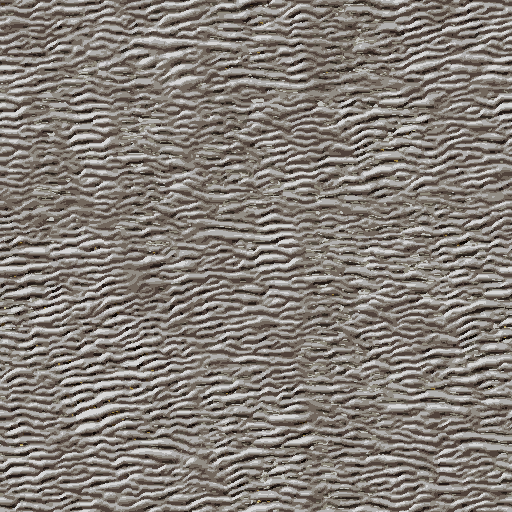
#> input picture art/lowpix/world_arch/tex/src/aerial_beach_01.png, 512 x 512 px, given in place of concrete_wall_003.png, which was not available
$ python make_tex.py
#> lines starting #> are read from the running program, lines starting #| are printed output that depends on the picture; after the words box and inside, x2 and y2 are one past the last pixel; in counts of white or black regions, pixels touching at a corner belong together
"""Tiling surface textures for the town and the garage, at ~128 px/m (the game's architecture density), from CC0 Poly
Haven photos stylised by lowpix (`python3 -m lowpix photo polyhaven:<id> --style pixel-hd --size N -o src/<id>.png`,
src/ holds those outputs). This step cleans them (stray palette specks), sets their colour and contrast, and writes
public/textures/lowpix/world_arch/<name>.png:
  asphalt (4 m tile), concrete (kerbs, strips, aprons, 4 m), park_ground (masa-do, 4 m), sand (sandbox, 4 m), paving (plaza slabs, 4 m),
  cblock (concrete-block walls, 4 m), plywood (3.64 x 3.64 m: eight 91 x 182 cm sheets, each with its own grain shift and tone, seams and nail rows),
  detail_paint / detail_metal / detail_wood (2 m, neutral grey, mean 0.85: multiplied by a material's colour and
  vertex tint, so the town's plain painted, metal and wooden parts get real surface detail instead of a flat colour).
Run: python3 art/lowpix/world_arch/tex/make_tex.py
"""
import os

import numpy as np
from PIL import Image, ImageFilter

HERE = os.path.dirname(os.path.abspath(__file__))
SRC = os.path.join(HERE, 'src')
OUT = os.path.abspath(os.path.join(HERE, '..', '..', '..', '..', 'public', 'textures', 'lowpix', 'world_arch'))
os.makedirs(OUT, exist_ok=True)


def load(name):
#> called with name = 'concrete_wall_003'
    return np.asarray(Image.open(os.path.join(SRC, name + '.png')).convert('RGB')).astype(np.float32) / 255.0


def despeckle(a, sat_max=0.35):
    """Replace isolated saturated specks (palette artefacts: yellow / orange dots) with the 3x3 median."""
#> called with sat_max = 0.35
    mx, mn = a.max(2), a.min(2)
    sat = (mx - mn) / np.maximum(mx, 1e-3)
    med = np.asarray(Image.fromarray((a * 255).astype(np.uint8)).filter(ImageFilter.MedianFilter(3))).astype(np.float32) / 255
    msat = np.median(sat)
#> msat = 0.089
    bad = sat > max(sat_max, msat + 0.25)
#> bad: shape (512, 512) bool; 2% white in thin lines or dots
    a = a.copy()
    a[bad] = med[bad]
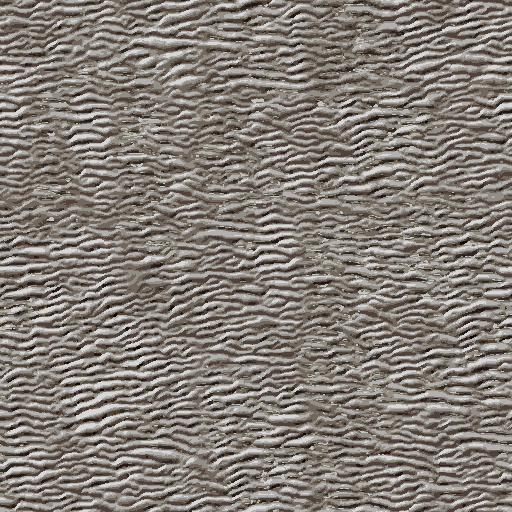
#> a: shape (512, 512, 3) float32; mean of channels 0, 1, 2 0.52, 0.495, 0.47; drawn as R, G, B
    return a


def grade(a, contrast=1.0, gain=(1, 1, 1), mean=None, sat=1.0):
#> called with contrast = 0.32, gain = (1, 0.99, 0.95), mean = 0.6, sat = 0.25
    m = a.reshape(-1, 3).mean(0)
#> m = [0.52, 0.495, 0.47]
    a = m + (a - m) * contrast
    if sat != 1.0:
        L = a.mean(2, keepdims=True)
        a = L + (a - L) * sat
    a = a * np.array(gain, np.float32)
    if mean is not None:
        a = a * (mean / max(1e-3, a.mean()))
    return np.clip(a, 0, 1)


def neutral(a, contrast=0.06, mean=0.85):
    """Luminance only, normalised: mean 0.85, standard deviation `contrast` (so every detail map has the same strength)."""
    L = a.mean(2)
    L = mean + (L - L.mean()) / max(1e-3, L.std()) * contrast
    return np.clip(np.stack([L, L, L], 2), 0, 1)


def save(a, name, size=None):
    im = Image.fromarray((a * 255 + 0.5).astype(np.uint8))
    if size:
        im = im.resize(size, Image.NEAREST)
    im = im.quantize(256, dither=Image.Dither.NONE).convert('RGB')
    im.save(os.path.join(OUT, name + '.png'), optimize=True)
    print(name, im.size)


def plywood():
    """Eight 3x6 sheets (91 x 182 cm) on a 468 x 466 px tile (128 px/m), each cut from a different place in the grain
    photo with its own tone, a dark seam between sheets and a faint row of nail heads along the edges."""
    src = np.ascontiguousarray(np.rot90(load('plywood')))  # face grain runs up the sheet
    H, W = src.shape[:2]
    pw, ph = 117, 233
    tile = np.zeros((2 * ph, 4 * pw, 3), np.float32)
    rng = np.random.default_rng(1999)
    for j in range(2):
        for i in range(4):
            ox, oy = rng.integers(0, W - pw), rng.integers(0, H - ph)
            sheet = src[oy:oy + ph, ox:ox + pw].copy()
            if rng.random() < 0.5:
                sheet = sheet[:, ::-1]
            k = rng.uniform(-0.04, 0.04)
            # light lauan / birch ply: the photo's grain kept faint, pulled to a pale warm tan
            sheet = grade(sheet, contrast=0.3, sat=0.55, mean=0.66)
            sheet = sheet * np.array([1.08 + k, 0.98, 0.8 - k], np.float32)
            sheet *= rng.uniform(0.95, 1.04)
            # the seam: a dark line on the left and top edge, a lit line just inside it
            sheet[:, 0] *= 0.55
            sheet[0, :] *= 0.55
            sheet[:, 1] *= 1.08
            sheet[1, :] *= 1.08
            for y in range(12, ph - 6, 19):  # nail heads down both long edges
                for x in (4, pw - 5):
                    sheet[y, x] *= 0.62
                    sheet[y - 1, x] *= 1.1
            tile[j * ph:(j + 1) * ph, i * pw:(i + 1) * pw] = sheet
    return np.clip(tile, 0, 1)


def cblock():
    """Japanese concrete-block wall (コンクリートブロック塀): 40 x 20 cm blocks in stretcher bond on a 4 m tile (512 px),
    each block its own tone, struck mortar joints with a lit lower lip, efflorescence and rain streaks."""
    base = grade(despeckle(load('concrete_wall_003')), contrast=0.32, gain=(1.0, 0.99, 0.95), mean=0.6, sat=0.25)
    H, W = base.shape[:2]
#> H = 512; W = 512
    out = base.copy()
    rng = np.random.default_rng(1964)
    rows = 20
    for r in range(rows):
        y0, y1 = int(r * H / rows), int((r + 1) * H / rows)
        off = 0.5 if r % 2 else 0.0
        for c in range(-1, 11):
            x0, x1 = int((c + off) * W / 10), int((c + 1 + off) * W / 10)
            xa, xb = max(0, x0), min(W, x1)
            if xb <= xa:
                continue
            out[y0:y1, xa:xb] *= rng.uniform(0.9, 1.08)
        out[y0, :] *= 0.62            # bed joint
        out[min(H - 1, y0 + 1), :] *= 0.85
        out[max(0, y1 - 1), :] *= 1.08  # the lit lower edge of the block above
        for c in range(11):
            x = int((c + off) * W / 10) % W
            out[y0:y1, x] *= 0.62     # head joints
            out[y0:y1, (x + 1) % W] *= 1.06
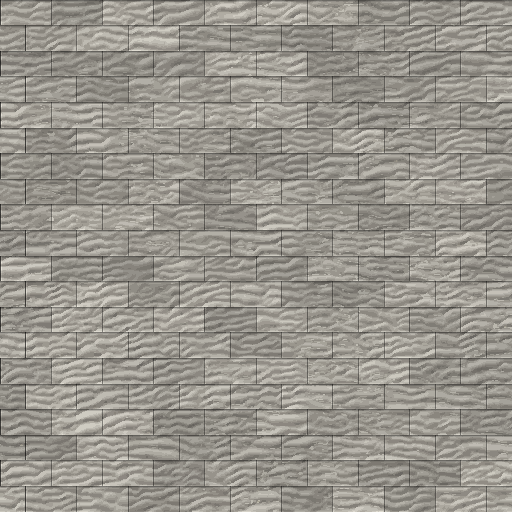
#> out: shape (512, 512, 3) float32; mean of channels 0, 1, 2 0.6, 0.586, 0.555; drawn as R, G, B
    for _ in range(14):               # efflorescence / rain streaks running down from the joints
        x, y, L = rng.integers(0, W), rng.integers(0, H), rng.integers(20, 120)
        out[y:min(H, y + L), x:x + 2] *= rng.choice([0.85, 1.12])
#> out: shape (512, 512, 3) float32; 0.73% of pixels changed, all inside (x1, y1, x2, y2) = (54, 23, 416, 479)
    return np.clip(out, 0, 1)


def main():
    save(cblock(), 'cblock')
#| cblock (512, 512)
    save(grade(despeckle(load('asphalt_01')), contrast=0.8, gain=(0.97, 0.98, 1.02), mean=0.33, sat=0.35), 'asphalt')
#> call 2 of load, with name = 'asphalt_01'
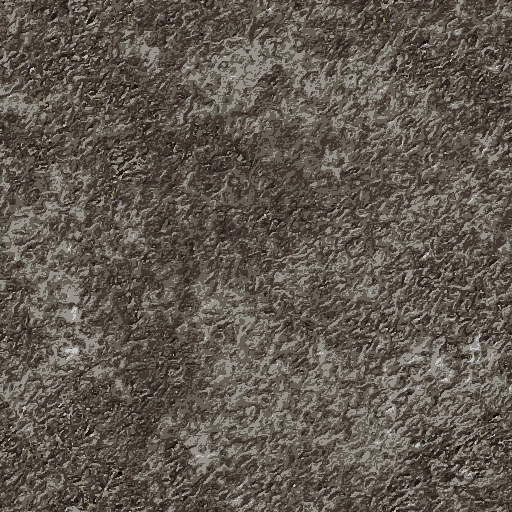
#> input picture art/lowpix/world_arch/tex/src/asphalt_01.png, 512 x 512 px
#> call 2 of despeckle, with sat_max = 0.35
#> in despeckle (call 2), `msat = np.median(sat)`: msat = 0.176
#> in despeckle (call 2), `bad = sat > max(sat_max, msat + 0.25)`:
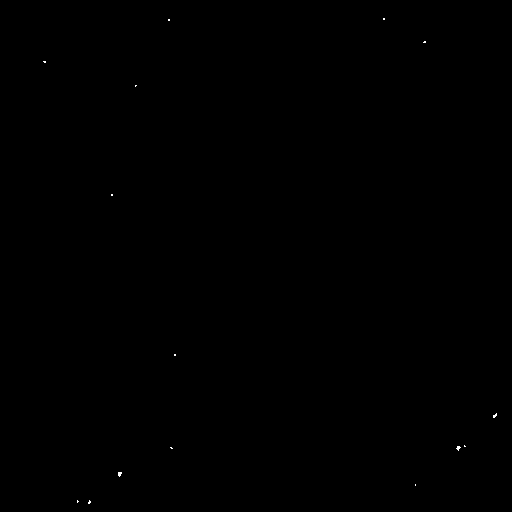
#> bad: shape (512, 512) bool; 0.03% white in thin lines or dots, all inside (x1, y1, x2, y2) = (43, 18, 497, 504)
#> in despeckle (call 2), `a[bad] = med[bad]`: a: shape (512, 512, 3) float32; mean of channels 0, 1, 2 0.376, 0.348, 0.314
#| asphalt (512, 512)
    save(grade(despeckle(load('rocky_trail_02')), contrast=0.7, gain=(1.08, 1.02, 0.92), mean=0.56, sat=0.8), 'park_ground')
#> call 3 of load, with name = 'rocky_trail_02'
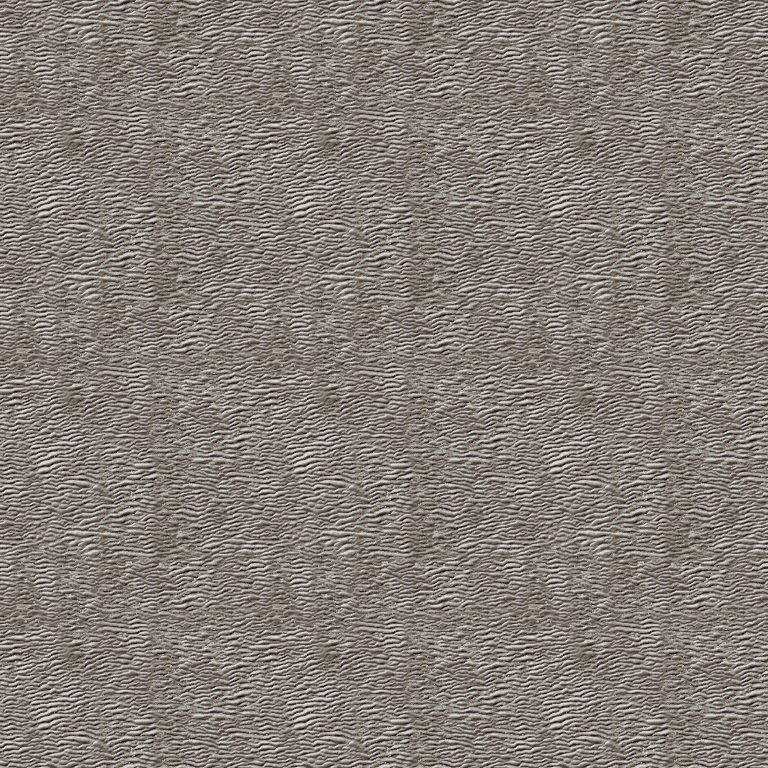
#> input picture art/lowpix/world_arch/tex/src/aerial_beach_01_tiled.png, 1536 x 1536 px, given in place of rocky_trail_02.png, which was not available (shown at 1/2 size)
#> call 3 of despeckle, with sat_max = 0.35
#> in despeckle (call 3), `sat = (mx - mn) / np.maximum(mx, 1e-3)`:
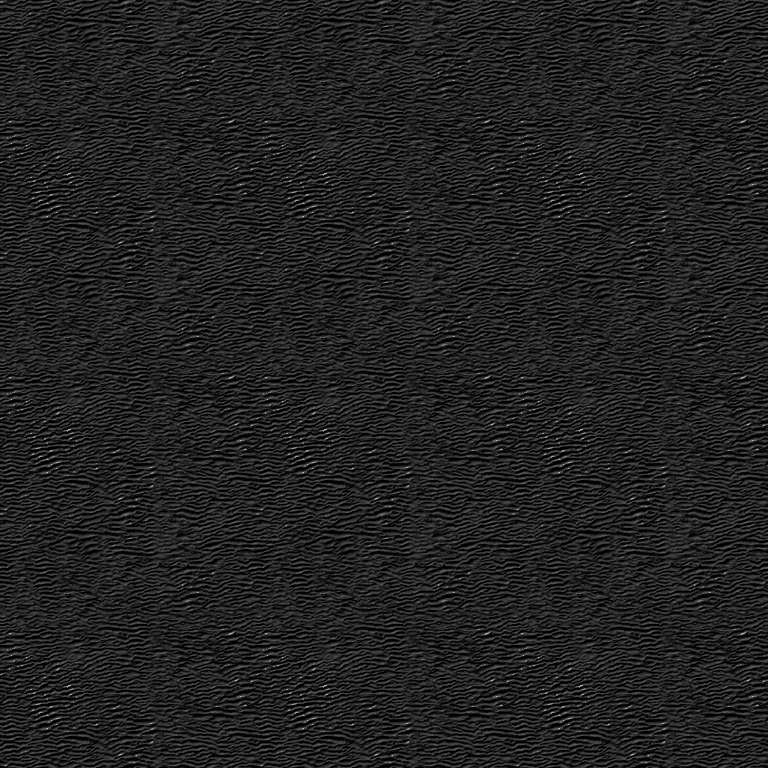
#> sat: shape (1536, 1536) float32 (shown at 1/2 size); min 0, max 0.778, mean 0.135
#> in despeckle (call 3), `msat = np.median(sat)`: msat = 0.089
#> in despeckle (call 3), `bad = sat > max(sat_max, msat + 0.25)`: bad: shape (1536, 1536) bool; 2% white in thin lines or dots
#> call 3 of grade, with contrast = 0.7, gain = (1.08, 1.02, 0.92), mean = 0.56, sat = 0.8
#> in grade (call 3), `m = a.reshape(-1, 3).mean(0)`: m = [0.522, 0.489, 0.47]
#> in grade (call 3), `a = a * (mean / max(1e-3, a.mean()))`:
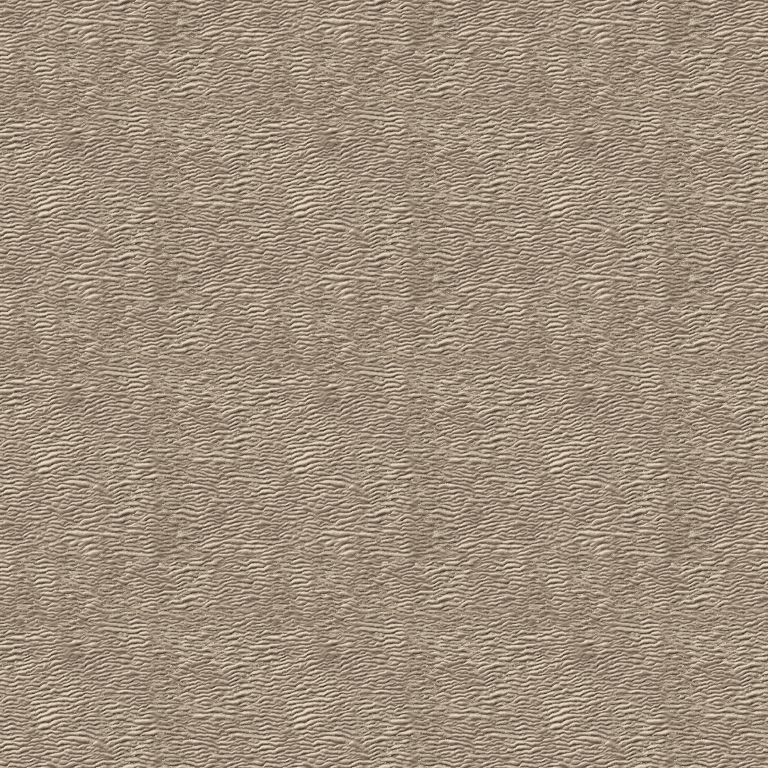
#> a: shape (1536, 1536, 3) float32 (shown at 1/2 size); mean of channels 0, 1, 2 0.617, 0.572, 0.486; drawn as R, G, B
#| park_ground (1536, 1536)
    save(grade(despeckle(load('sand_01')), contrast=0.45, gain=(1.05, 1.0, 0.9), mean=0.66, sat=0.8), 'sand')
#| sand (1536, 1536)
    save(grade(despeckle(load('rectangular_paving')), contrast=0.3, gain=(1.0, 0.99, 0.97), mean=0.62, sat=0.3), 'paving')
    save(grade(despeckle(load('concrete_wall_003')), contrast=0.55, gain=(1.0, 0.99, 0.96), mean=0.62, sat=0.4), 'concrete')
    save(plywood(), 'plywood')
    save(neutral(despeckle(load('painted_plaster_wall')), contrast=0.06), 'detail_paint')
    save(neutral(despeckle(load('rusty_metal_02')), contrast=0.06), 'detail_metal')
    save(neutral(despeckle(load('weathered_planks')), contrast=0.07), 'detail_wood')


if __name__ == '__main__':
#> (the run stopped early here; a loop or call above may not have finished)
